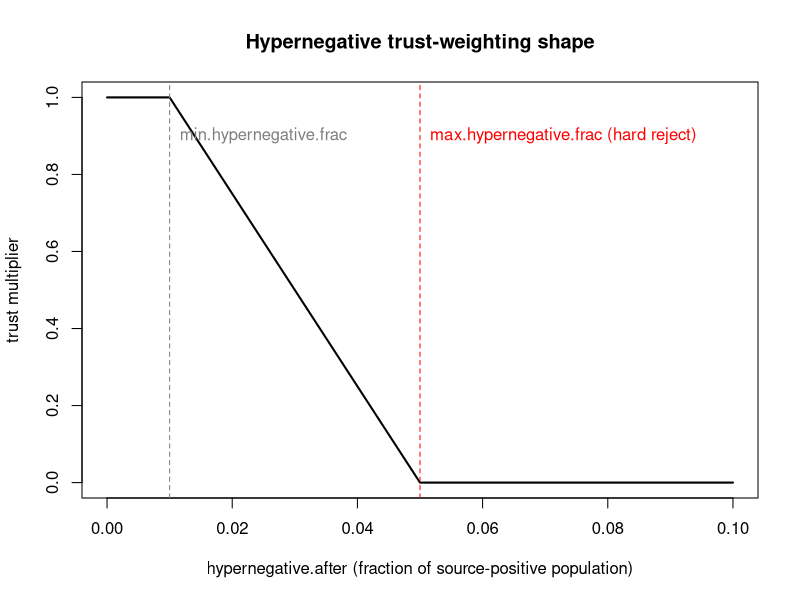

The R script that drew this image:
# test_hypernegative_trust_weight.R
#
# Standalone check of the hypernegative trust-weighting formula proposed for
# fix.my.unmix(), isolated from the rest of the pipeline so its shape can be
# inspected and min.hypernegative.frac / max.hypernegative.frac /
# min.hypernegative.events tuned before trusting the defaults on real data.
# Mirrors the block pasted into fix_my_unmix.R exactly - if this and that
# block ever disagree, this file is the one to doubt, since it has no
# compiled estimator or acceptance gates feeding it real numbers.
#
# Run top to bottom. No packages beyond base R are required.

# ---------------------------------------------------------------------------
# 1. The formula itself, isolated
# ---------------------------------------------------------------------------

# source.positive.channel, source.positive.source: numeric vectors, the
#   channel and source abundances for events already restricted to source's
#   own positive population (unmixed.comp[source.positive, channel] and
#   unmixed.comp[source.positive, source] in fix.my.unmix() itself).
# neg.threshold: numeric vector (or scalar), channel's negative boundary for
#   those same events (neg.threshold.matrix[source.positive, channel]).
# slope.use: the candidate coefficient under test.
hypernegative.trust.weight <- function(
    source.positive.channel,
    source.positive.source,
    neg.threshold,
    slope.use,
    min.hypernegative.frac = 0.01,
    max.hypernegative.frac = 0.05
) {

  hypernegative.base <- mean( source.positive.channel < neg.threshold )

  corrected <- source.positive.channel - slope.use * source.positive.source
  hypernegative.after <- mean( corrected < neg.threshold )
  hypernegative.new   <- max( hypernegative.after - hypernegative.base, 0 )

  excess.frac <- max( hypernegative.after - min.hypernegative.frac, 0 )
  frac.range  <- max( max.hypernegative.frac - min.hypernegative.frac,
                      .Machine$double.eps )
  multiplier  <- 1 - min( excess.frac / frac.range, 1 )

  list(
    hypernegative.base  = hypernegative.base,
    hypernegative.after = hypernegative.after,
    hypernegative.new   = hypernegative.new,
    multiplier          = multiplier
  )
}

# ---------------------------------------------------------------------------
# 2. Synthetic BUV805-like source-positive population -- EDIT THIS SECTION
# ---------------------------------------------------------------------------
# Replace with real vectors if you have them: pull unmixed.final[, "BUV805"],
# unmixed.final[, "PE-Cy7"] and threshold.matrix.final[, "BUV805"] from a
# fitted result, subset to the positive mask, and neg.threshold from
# neg.threshold.matrix (all four now returned by fix.my.unmix()).

set.seed( 1 )

n.events      <- 2000    # size of BUV805's own positive population
neg.threshold <- -4127   # PE-Cy7 negative boundary for these events (from the audit)

channel.noise.sd  <- 1200
source.abundance  <- rgamma( n.events, shape = 2, scale = 4000 )
channel.true      <- rnorm( n.events, mean = 0, sd = channel.noise.sd )

# ---------------------------------------------------------------------------
# 3. Case A: no real spillover, slope should be ~ 0 and stay trusted
# ---------------------------------------------------------------------------

cat( "=== Case A: negligible true coefficient ===\n" )
for ( slope in c( 0, 0.002, 0.01 ) ) {
  r <- hypernegative.trust.weight(
    channel.true, source.abundance, neg.threshold, slope )
  cat( sprintf(
    "slope %.4f: base %.4f  after %.4f  new %.4f  multiplier %.4f\n",
    slope, r$hypernegative.base, r$hypernegative.after,
    r$hypernegative.new, r$multiplier ) )
}

# ---------------------------------------------------------------------------
# 4. Case B: escalating over-correction -- multiplier should collapse by 0.05
# ---------------------------------------------------------------------------

cat( "\n=== Case B: escalating over-correction ===\n" )
for ( slope in c( 0.02, 0.03, 0.04, 0.05, 0.08 ) ) {
  r <- hypernegative.trust.weight(
    channel.true, source.abundance, neg.threshold, slope )
  cat( sprintf(
    "slope %.4f: base %.4f  after %.4f  new %.4f  multiplier %.4f\n",
    slope, r$hypernegative.base, r$hypernegative.after,
    r$hypernegative.new, r$multiplier ) )
}

# ---------------------------------------------------------------------------
# 5. Case C: pre-existing artefact from a DIFFERENT coefficient
# ---------------------------------------------------------------------------
# Simulates a channel already pushed down by some other pair's accepted
# coefficient, before this pair's own candidate is even considered. Tests
# that a small, well-supported candidate for THIS pair still gets rejected
# if the absolute fraction is already past the cap for a reason this pair
# did not cause.

cat( "\n=== Case C: pre-existing artefact from elsewhere ===\n" )
channel.already.corrected <- channel.true - 0.06 * source.abundance
for ( slope in c( 0, 0.002, 0.01 ) ) {
  r <- hypernegative.trust.weight(
    channel.already.corrected, source.abundance, neg.threshold, slope )
  cat( sprintf(
    "slope %.4f: base %.4f  after %.4f  new %.4f  multiplier %.4f\n",
    slope, r$hypernegative.base, r$hypernegative.after,
    r$hypernegative.new, r$multiplier ) )
}

# ---------------------------------------------------------------------------
# 6. Shape of the penalty across the full range
# ---------------------------------------------------------------------------

frac.grid <- seq( 0, 0.10, by = 0.002 )
multiplier.grid <- sapply( frac.grid, function( f ) {
  excess <- max( f - 0.01, 0 )
  range  <- max( 0.05 - 0.01, .Machine$double.eps )
  1 - min( excess / range, 1 )
} )

png( "hypernegative_trust_weight_shape.png", width = 900, height = 600 )
plot( frac.grid, multiplier.grid, type = "l", lwd = 2,
      xlab = "hypernegative.after (fraction of source-positive population)",
      ylab = "trust multiplier",
      main = "Hypernegative trust-weighting shape" )
abline( v = 0.01, lty = 2, col = "grey50" )
abline( v = 0.05, lty = 2, col = "red" )
text( 0.01, 0.9, "min.hypernegative.frac", pos = 4, col = "grey50" )
text( 0.05, 0.9, "max.hypernegative.frac (hard reject)", pos = 4, col = "red" )
dev.off()

cat( "\nSaved hypernegative_trust_weight_shape.png\n" )
